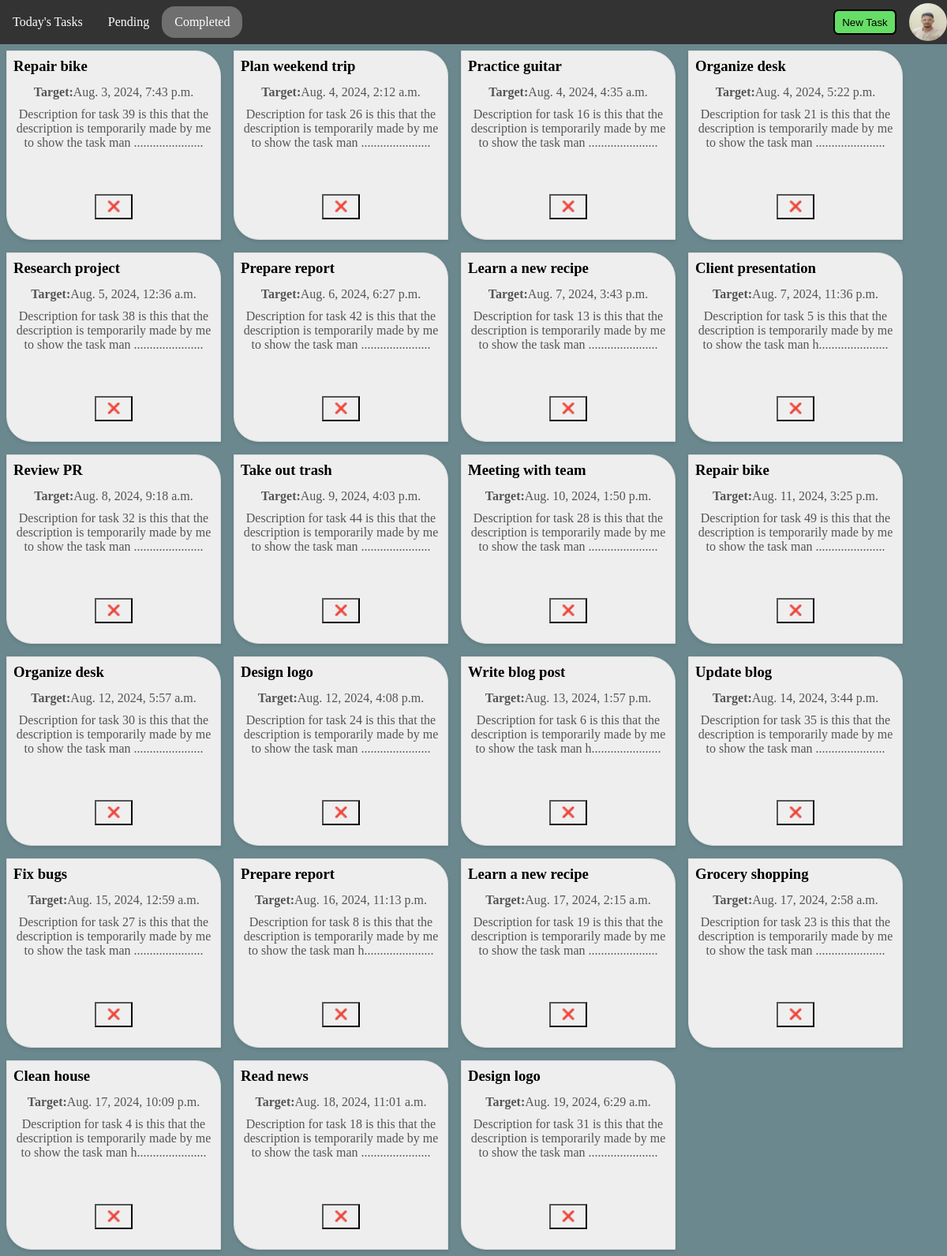
The page /completed-tasks/ (signed in) on the database its author committed.
### userlogsapp/models.py (models this page shows, shortened)
class UserProfileModel(models.Model):
    user=models.OneToOneField(User,on_delete=models.CASCADE,related_name="userprofile")
    profile_photo = models.ImageField(upload_to='profile_photos/', null=True, blank=True)

### task/models.py (models this page shows, shortened)
class all_the_tasks(models.Model):
    user=models.ForeignKey(User ,on_delete=models.CASCADE,related_name="tasks")
    title=models.CharField(max_length=100)
    date_time_now=models.DateTimeField(auto_now_add=True)
    date_time_target=models.DateTimeField()
    description=models.TextField(max_length=10000)
    complete=models.BooleanField(default=False)
    class Meta:
        ordering=['date_time_target']

### task/views.py (the view)
# urls.py: path('completed-tasks/',completed_tasks,name='completed_tasks'),
@login_required
def completed_tasks(request):
    print("completed_tasks",'.....................................................................')
    task_obj=all_the_tasks.objects.filter(user=request.user,complete=True)
    context={"queryset":task_obj,
                "request_came_for":"completed_tasks"}
    return render(request,"index.html",context=context)

### task/templates/index.html (shortened to what this page needs)
{% load static %}
<!DOCTYPE html>
<html lang="en">
<head>
    <link rel="stylesheet" href="{% static 'taskapp/css/index_style.css' %}">
    <link rel="stylesheet" href="{% static 'taskapp/css/index_querys.css' %}">
</head>
<body>
<div class="navbar">
        <div class="container_of_navbars_things">
            <a id="todays_tasks" href="/todays-tasks/">Today's Tasks</a>
            <a id="pending_tasks" href="/pending-tasks/">Pending</a>
            <a id="completed_tasks" href="/completed-tasks/">Completed</a>
        </div>
        <div class="container_of_navbars_things" id="docks_container">
            <button class="new_task_btn" onclick="new_task()">New Task</button>
        {% if request.user.is_authenticated %}
                <a href="javascript:void(0);" id="a_for_dock" style="border-radius: 50%;" onclick="side_menu_on()">
                    <img {% if request.user.userprofile.profile_photo %} src="{{ request.user.userprofile.profile_photo.url }}" {% else %} src="{% static 'userlogsapp/img/default_profile.jpeg' %}" {% endif %}  alt="Profile Photo" style="border-radius: 50%;width: 100%;height: 100%;;">
                </a>
        {% else %}
            <a href="javascript:void(0);" id="a_for_dock" onclick="side_menu_on()">&#9776;</a>
        {% endif %}
        </div>
</div>
<div class="container">
    <div class="show_tasks">
        {% for task in queryset %}
        <div class="task-card">
            <h3 class="task-title">{{task.title}}</h3>
            <p class="task-datetime"><b>Target:</b>{{task.date_time_target}}</p>
            <p class="task-description">{{task.description|slice:":100"}}......................</p>
            <div class="task_status_button_container">
                <form onsubmit="return confirm_action(event, 'delete')" action="/delete-the-task/" method="post">
                    <button type="submit" class="task_status_buttons">&#x274C;</button>
                </form>
            </div>
        </div>
        {% endfor %}
    </div>
</div>
</body>
</html>

### public/static/taskapp/css/index_style.css (style rules this page uses)
* { box-sizing: border-box; margin: 0px; padding: 0px; background-image: none; }
.navbar { background-color: #333; display: flex; justify-content: space-between; flex-wrap: wrap; position: relative; }
.container_of_navbars_things { width: 22rem; min-height: 3.5rem; display: flex; justify-content: flex-end; align-items: center; }
.container_of_navbars_things:first-child { justify-content: flex-start; }
.navbar a { border-radius: 1rem; height: 2.5rem; color: white; padding: 14px 16px; text-decoration: none; }
#todays_tasks,#pending_tasks,#completed_tasks { display: flex; align-items: center; justify-content: center; }
.new_task_btn { width: 5rem; height: 2rem; margin-right: 1rem; padding: .2rem; border: 0.15rem solid black; border-radius: 0.4rem; background: #6d6; }
#a_for_dock { display: flex; justify-content: center; align-items: center; padding: 0; width: 3rem; height: 3rem; }
.profile_in_dock h4,p { text-align: center; width: 100%; color: #f9f9f9; }
.container { width: 100vw; height: auto; background-color: rgba(7, 57, 68, 0.6); display: flex; flex-direction: row; }
.show_tasks { width: 100%; height: auto; min-height: 100vh; display: flex; flex-direction: row; flex-wrap: wrap; justify-content: flex-start; }
.task-card { background-color: #eee; border: 1px solid #ddd; border-radius: 0 2rem; box-shadow: 0 2px 4px rgba(0, 0, 0, 0.1); width: 17rem; height: 15rem; padding: .5rem; margin: .5rem; transition: transform 0.2s; }
.task-title { margin-bottom: 13px; }
.task-datetime, .task-description { color: #555; margin-bottom: 10px; }
.task-description { height: 45%; }
.task_status_button_container { width: 100%; height: auto; display: flex; justify-content: space-evenly; align-items: flex-end; }
.task_status_buttons { width: 3rem; height: 2rem; }

### rows shown on the page
all_the_tasks: title "Repair bike", date_time_target "Aug. 3, 2024, 7:43 p.m.", description "Description for task 39 is this that the description is temporarily made by me to show the task man"
all_the_tasks: title "Plan weekend trip", date_time_target "Aug. 4, 2024, 2:12 a.m.", description "Description for task 26 is this that the description is temporarily made by me to show the task man"
all_the_tasks: title "Practice guitar", date_time_target "Aug. 4, 2024, 4:35 a.m.", description "Description for task 16 is this that the description is temporarily made by me to show the task man"
all_the_tasks: title "Organize desk", date_time_target "Aug. 4, 2024, 5:22 p.m.", description "Description for task 21 is this that the description is temporarily made by me to show the task man"
all_the_tasks: title "Research project", date_time_target "Aug. 5, 2024, 12:36 a.m.", description "Description for task 38 is this that the description is temporarily made by me to show the task man"
all_the_tasks: title "Prepare report", date_time_target "Aug. 6, 2024, 6:27 p.m.", description "Description for task 42 is this that the description is temporarily made by me to show the task man"
all_the_tasks: title "Learn a new recipe", date_time_target "Aug. 7, 2024, 3:43 p.m.", description "Description for task 13 is this that the description is temporarily made by me to show the task man"
all_the_tasks: title "Client presentation", date_time_target "Aug. 7, 2024, 11:36 p.m.", description "Description for task 5 is this that the description is temporarily made by me to show the task man h"
all_the_tasks: title "Review PR", date_time_target "Aug. 8, 2024, 9:18 a.m.", description "Description for task 32 is this that the description is temporarily made by me to show the task man"
all_the_tasks: title "Take out trash", date_time_target "Aug. 9, 2024, 4:03 p.m.", description "Description for task 44 is this that the description is temporarily made by me to show the task man"
all_the_tasks: title "Meeting with team", date_time_target "Aug. 10, 2024, 1:50 p.m.", description "Description for task 28 is this that the description is temporarily made by me to show the task man"
all_the_tasks: title "Repair bike", date_time_target "Aug. 11, 2024, 3:25 p.m.", description "Description for task 49 is this that the description is temporarily made by me to show the task man"
all_the_tasks: title "Organize desk", date_time_target "Aug. 12, 2024, 5:57 a.m.", description "Description for task 30 is this that the description is temporarily made by me to show the task man"
all_the_tasks: title "Design logo", date_time_target "Aug. 12, 2024, 4:08 p.m.", description "Description for task 24 is this that the description is temporarily made by me to show the task man"
all_the_tasks: title "Write blog post", date_time_target "Aug. 13, 2024, 1:57 p.m.", description "Description for task 6 is this that the description is temporarily made by me to show the task man h"
all_the_tasks: title "Update blog", date_time_target "Aug. 14, 2024, 3:44 p.m.", description "Description for task 35 is this that the description is temporarily made by me to show the task man"
all_the_tasks: title "Fix bugs", date_time_target "Aug. 15, 2024, 12:59 a.m.", description "Description for task 27 is this that the description is temporarily made by me to show the task man"
all_the_tasks: title "Prepare report", date_time_target "Aug. 16, 2024, 11:13 p.m.", description "Description for task 8 is this that the description is temporarily made by me to show the task man h"
all_the_tasks: title "Learn a new recipe", date_time_target "Aug. 17, 2024, 2:15 a.m.", description "Description for task 19 is this that the description is temporarily made by me to show the task man"
all_the_tasks: title "Grocery shopping", date_time_target "Aug. 17, 2024, 2:58 a.m.", description "Description for task 23 is this that the description is temporarily made by me to show the task man"
all_the_tasks: title "Clean house", date_time_target "Aug. 17, 2024, 10:09 p.m.", description "Description for task 4 is this that the description is temporarily made by me to show the task man h"
all_the_tasks: title "Read news", date_time_target "Aug. 18, 2024, 11:01 a.m.", description "Description for task 18 is this that the description is temporarily made by me to show the task man"
all_the_tasks: title "Design logo", date_time_target "Aug. 19, 2024, 6:29 a.m.", description "Description for task 31 is this that the description is temporarily made by me to show the task man"
